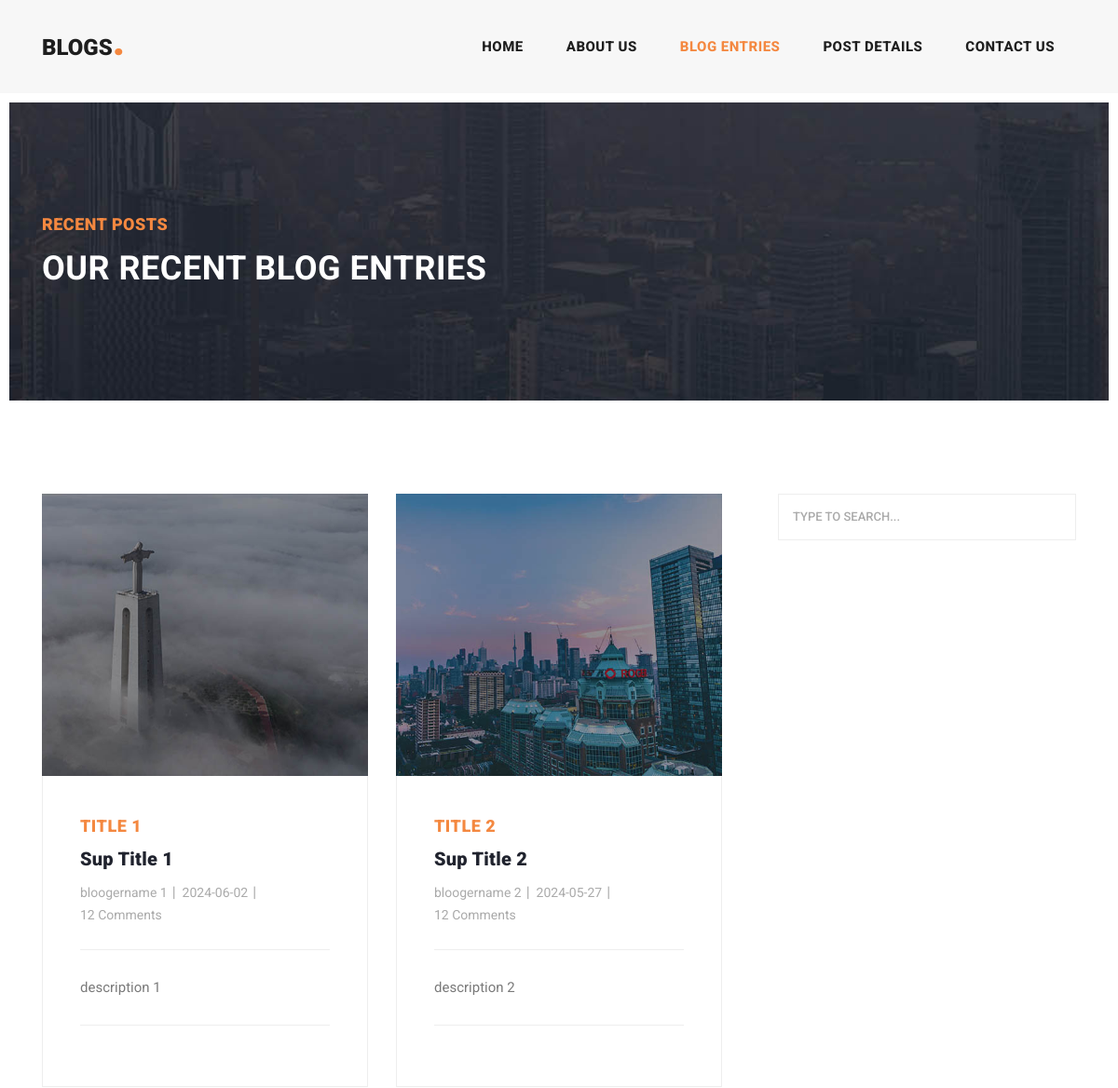
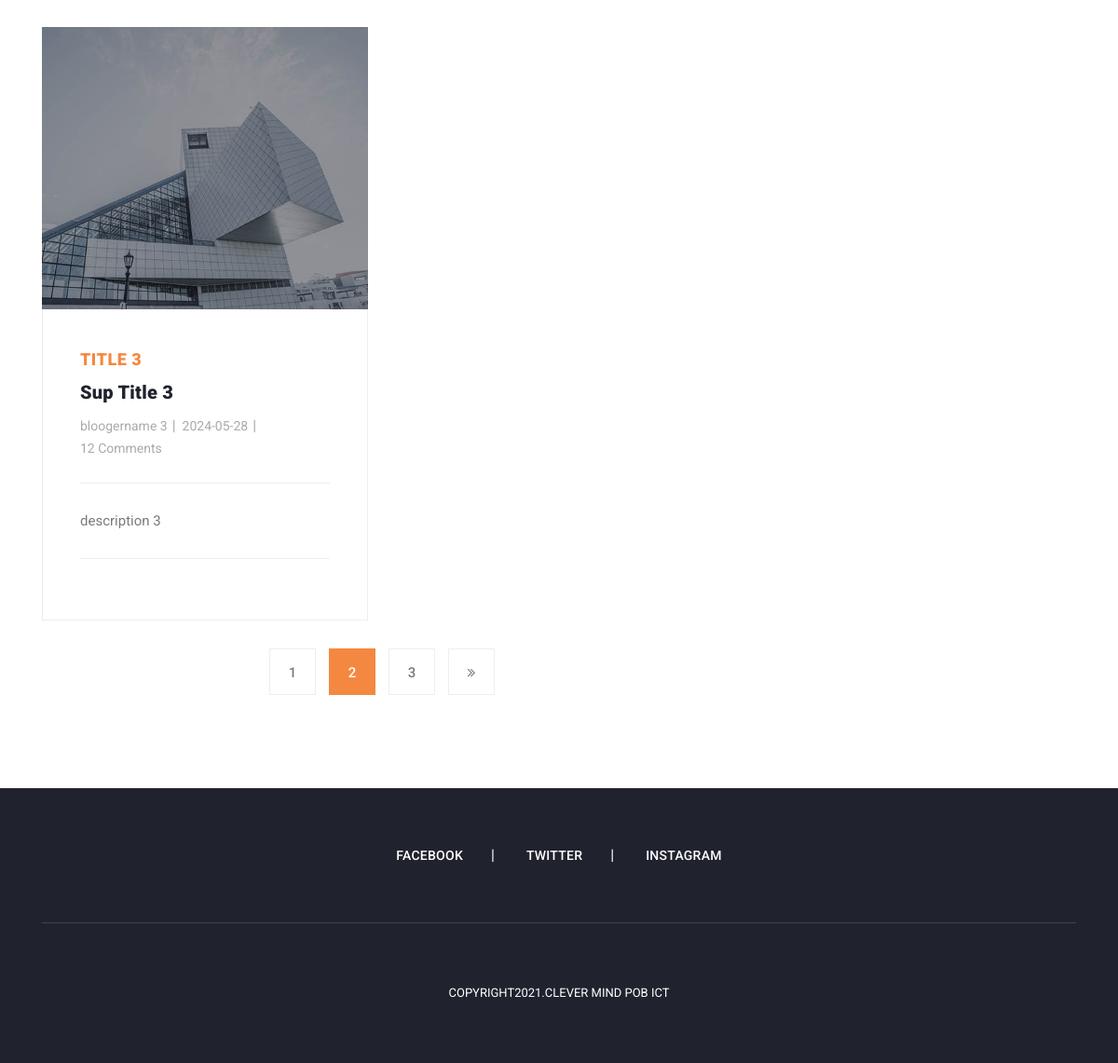
/templatemo_551_stand_blog/blog.php, run on the app's committed database (2 pictures, top to bottom).
### tables this page shows
CREATE TABLE `headerfooter` (
  `id` int(11) NOT NULL,
  `logo` varchar(255) NOT NULL,
  `taptext` varchar(255) NOT NULL
);

CREATE TABLE `blogs` (
  `id` int(11) UNSIGNED NOT NULL,
  `img` varchar(255) NOT NULL,
  `title` varchar(255) NOT NULL,
  `suptitle` varchar(255) NOT NULL,
  `description` varchar(255) NOT NULL,
  `bloogername` varchar(255) NOT NULL,
  `date` date NOT NULL
);

### templatemo_551_stand_blog/blog.php (the view, shortened to what this page needs)
<!DOCTYPE html>
<html lang="en">
  <head>
    <link href="vendor/bootstrap/css/bootstrap.min.css" rel="stylesheet">
    <link rel="stylesheet" href="assets/css/fontawesome.css">
    <link rel="stylesheet" href="assets/css/templatemo-stand-blog.css">
    <link rel="stylesheet" href="assets/css/owl.css">
  </head>
  <?php
      include_once "../db.php";
      $sql = "SELECT * FROM `headerfooter`";
      $result = mysqli_query($conn, $sql);
      $row = mysqli_fetch_assoc($result);
    ?>
  <body>
    <header class="">
      <nav class="navbar navbar-expand-lg">
        <div class="container">
          <a class="navbar-brand" href="index.php"><h2><?php echo $row['logo']?><em>.</em></h2></a>
          <div class="collapse navbar-collapse" id="navbarResponsive">
            <ul class="navbar-nav ml-auto">
              <li class="nav-item">
                <a class="nav-link" href="index.php">Home
                </a>
              </li>
              <li class="nav-item">
                <a class="nav-link" href="about.php">About Us</a>
              </li>
              <li class="nav-item active">
                <a class="nav-link" href="blog.php">Blog Entries</a>
              </li>
              <li class="nav-item">
                <a class="nav-link" href="post-details.php">Post Details</a>
              </li>
              <li class="nav-item">
                <a class="nav-link" href="contact.php">Contact Us</a>
              </li>
            </ul>
          </div>
        </div>
      </nav>
    </header>
    <div class="heading-page header-text">
      <section class="page-heading">
        <div class="container">
          <div class="row">
            <div class="col-lg-12">
              <div class="text-content">
                <h4>Recent Posts</h4>
                <h2>Our Recent Blog Entries</h2>
              </div>
            </div>
          </div>
        </div>
      </section>
    </div>
    <section class="blog-posts grid-system">
      <div class="container">
        <div class="row">
          <div class="col-lg-8">
            <div class="all-blog-posts">
              <div class="row">
              <?php
                include_once "../db.php";
                $sql = "SELECT * FROM `blogs`";
                $result = mysqli_query($conn, $sql);
                while($row = mysqli_fetch_assoc($result)){
              ?>
                <div class="col-lg-6">
                  <div class="blog-post">
                    <div class="blog-thumb">
                      <img src="<?php echo 'assets/images/' . $row['img']?>" alt="">
                    </div>
                    <div class="down-content">
                      <span><?php echo $row['title'];?></span>
                      <a href="post-details.html"><h4><?php echo $row['suptitle'];?></h4></a>
                      <ul class="post-info">
                        <li><a href="#"><?php echo $row['bloogername'];?></a></li>
                        <li><a href="#"><?php echo $row['date'];?></a></li>
                        <li><a href="#">12 Comments</a></li>
                      </ul>
                      <p><?php echo $row['description'];?></p>
                    </div>
                  </div>
                </div>
                <?php }?>
                <div class="col-lg-12">
                  <ul class="page-numbers">
                    <li><a href="#">1</a></li>
                    <li class="active"><a href="#">2</a></li>
                    <li><a href="#">3</a></li>
                    <li><a href="#"><i class="fa fa-angle-double-right"></i></a></li>
                  </ul>
                </div>
              </div>
            </div>
          </div>
          <div class="col-lg-4">
            <div class="sidebar">
              <div class="row">
                <div class="col-lg-12">
                  <div class="sidebar-item search">
                    <form id="search_form" name="gs" method="GET" action="#">
                      <input type="text" name="q" class="searchText" placeholder="type to search..." autocomplete="on">
                    </form>
                  </div>
                </div>
              </div>
            </div>
          </div>
        </div>
      </div>
    </section>
    <?php
      include_once "../db.php";
      $sql2 = "SELECT * FROM `social media`";
      $result2 = mysqli_query($conn, $sql2);
      $row2 = mysqli_fetch_assoc($result2);
    ?>
    <footer>
      <div class="container">
        <div class="row">
          <div class="col-lg-12">
          <ul class="social-icons">
              <li><a href="<?php echo $row2['facebook'];?>">Facebook</a></li>
              <li><a href="<?php echo $row2['twitter'];?>">Twitter</a></li>
              <li><a href="<?php echo $row2['instagram'];?>">Instagram</a></li>
            </ul>
          </div>
          <div class="col-lg-12">
            <div class="copyright-text">
              <p>Copyright2021.Clever Mind POB ICT</p>
            </div>
          </div>
        </div>
      </div>
    </footer>
  </body>
</html>

### data on the page
headerfooter: logo "BLOGS"
blogs: img (picture), title "TITLE 1", suptitle "Sup Title 1", bloogername "bloogername 1", date "2024-06-02", description "description 1"
blogs: img (picture), title "TITLE 2", suptitle "Sup Title 2", bloogername "bloogername 2", date "2024-05-27", description "description 2"
blogs: img (picture), title "TITLE 3", suptitle "Sup Title 3", bloogername "bloogername 3", date "2024-05-28", description "description 3"
